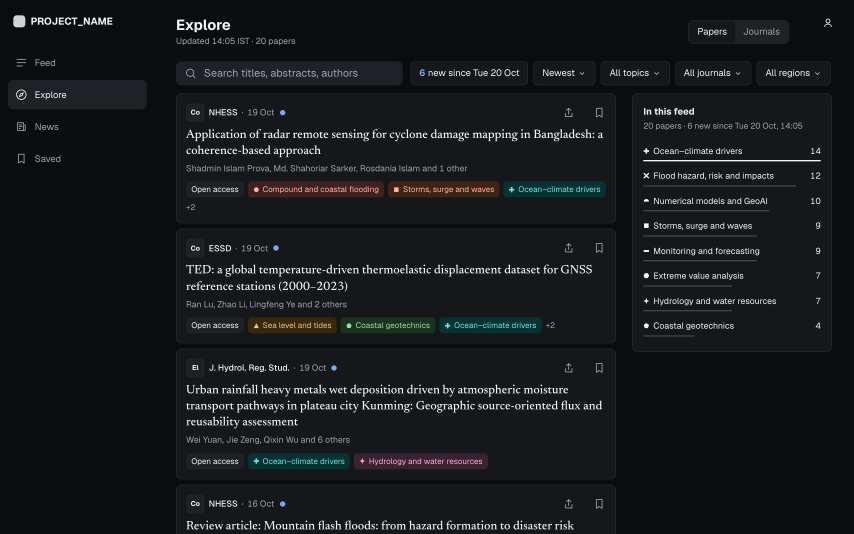
#> input picture replica/design/directions/ledger/feed-desktop-dark.png, 2560 x 1600 px, given in place of feed-phone-light.png, which was not available (shown at 1/3 size)
$ python contact_sheet.py
#> lines starting #> are read from the running program, lines starting #| are printed output that depends on the picture; pictures that were not available may be replaced by others from this repository, and a replacement may not be noted
"""One contact sheet per direction: rows = screens, columns = phone light/dark, desktop light/dark."""
import sys
from PIL import Image, ImageDraw
ROOT = "replica/design/directions"
H = 760   # row height in px
for d in ("folio", "gauge", "ledger"):
    rows = []
    for screen in ("feed", "paper", "region"):
        tiles = [Image.open(f"{ROOT}/{d}/{screen}-{vp}-{t}.png").convert("RGB") for vp in ("phone", "desktop") for t in ("light", "dark")]
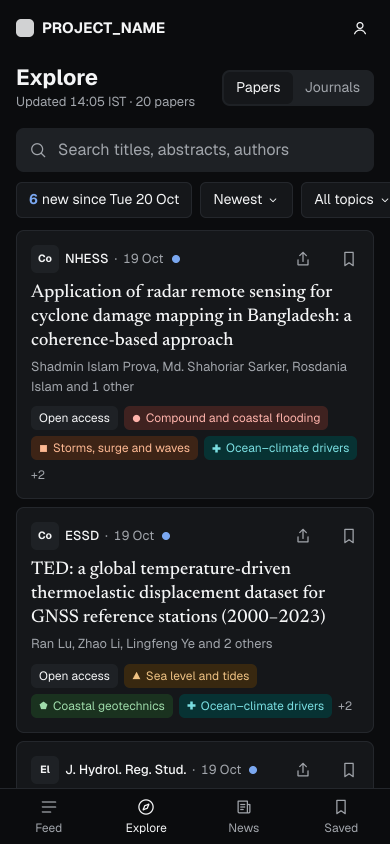
#> input picture replica/design/directions/ledger/feed-phone-dark.png, 780 x 1688 px, found by its file name (shown at 1/2 size)
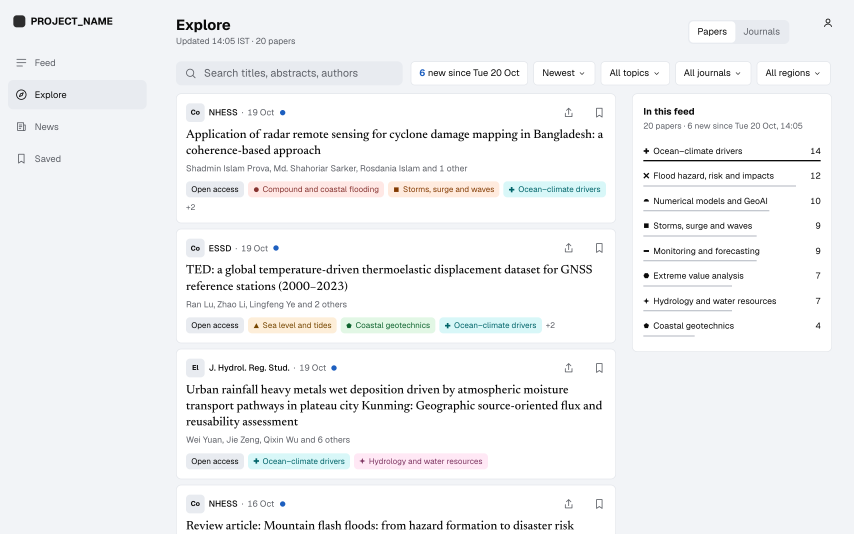
#> input picture replica/design/directions/ledger/feed-desktop-light.png, 2560 x 1600 px, found by its file name (shown at 1/3 size)
#> tiles = 4 items
        tiles = [im.resize((int(im.width * H / im.height), H)) for im in tiles]
        row = Image.new("RGB", (sum(t.width for t in tiles) + 24 * 5, H + 48), "#888888")
#> row: PIL image 4119x808 RGB; every value is 136
        x = 24
        for t in tiles: row.paste(t, (x, 24)); x += t.width + 24
#> this loop made 4 passes
#> x on passes 1 to 4: 1264, 1639, 2879, 4119
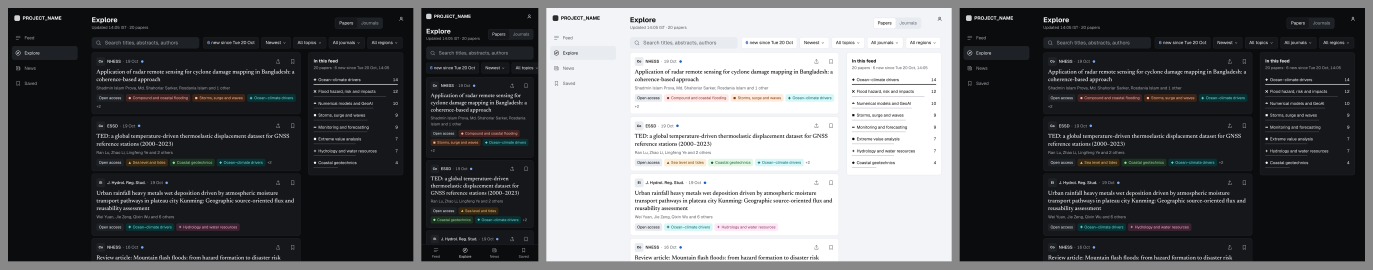
#> row: PIL image 4119x808 RGB (shown at 1/3 size); mean R, G, B 94.2, 95.6, 97.5
#> after the loop, x = 4119
#> (the run stopped early here; a loop or call above may not have finished)
